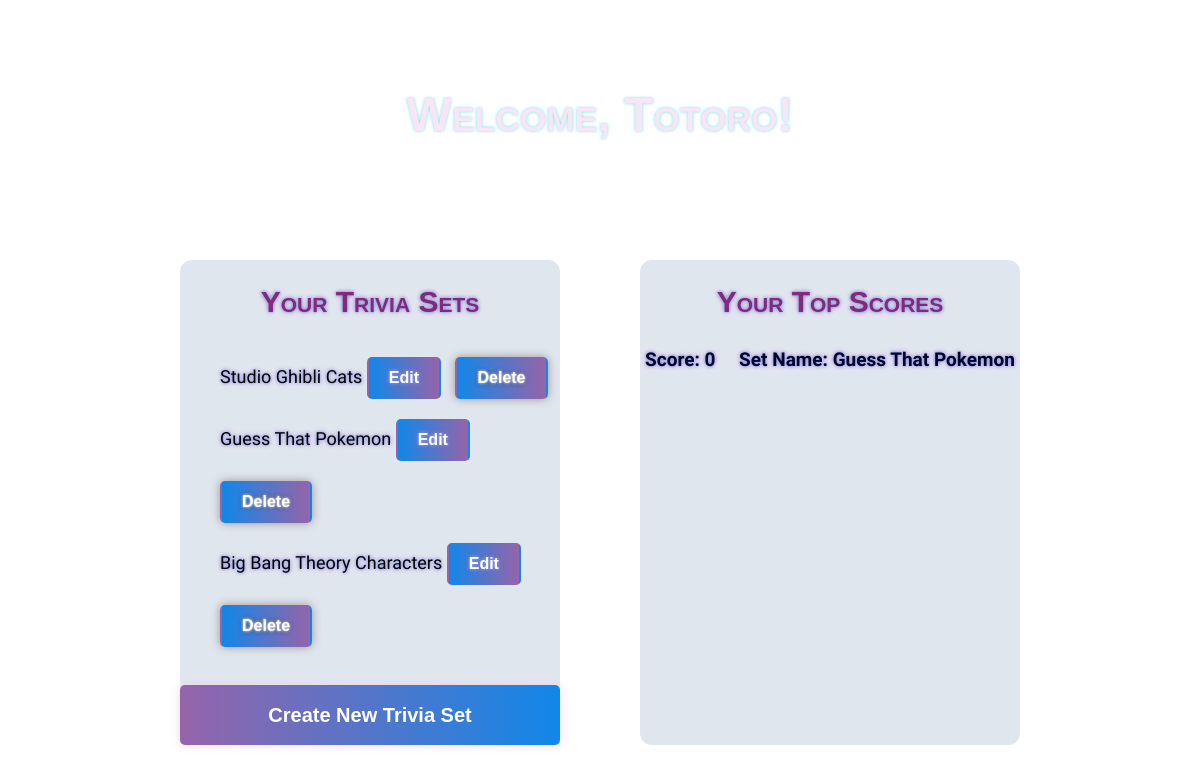
Page /dashboard (signed in) on the earlier database version.
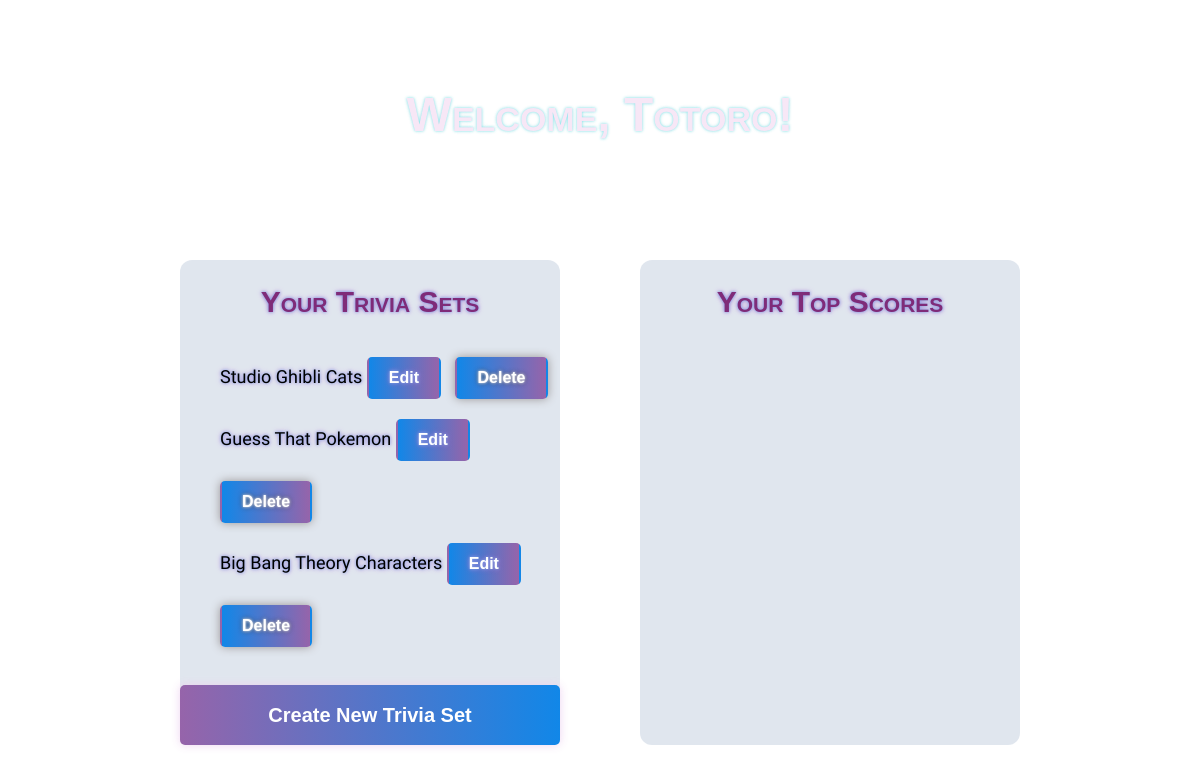
Same page on the later database version.
### app.py (models this page shows, shortened)
class User(db.Model, UserMixin):
    id = db.Column(db.Integer, primary_key=True)
    email = db.Column(db.String(120), unique=True, nullable=False)
    username = db.Column(db.String(80), unique=True, nullable=False)
    password = db.Column(db.String(length=120), nullable=False)
    is_active = db.Column(db.Boolean, default=True, nullable=False)

class TriviaSet(db.Model):
    id = db.Column(db.Integer, primary_key=True)
    set_title = db.Column(db.String(100), nullable=False)
    category = db.Column(db.String(50), nullable=False)
    difficulty = db.Column(db.String(50), nullable=False)
    user_id = db.Column(db.Integer, db.ForeignKey('user.id'), nullable=False)
    trivia_set_id = db.Column(db.String(50), unique=True, nullable=False)
    questions = db.relationship('Question', backref='trivia_set', lazy='dynamic')

class UserScore(db.Model):
    id = db.Column(db.Integer, primary_key=True)
    user_id = db.Column(db.Integer, db.ForeignKey('user.id'), nullable=False)
    trivia_set_id = db.Column(db.Integer, db.ForeignKey('trivia_set.id'), nullable=False)
    score = db.Column(db.Integer, nullable=False)

### app.py (the view)
@app.route('/dashboard')
@login_required  # only logged-in users can access this route
def dashboard():
    if isinstance(current_user, UserMixin) and current_user.is_authenticated:
        user_trivia_sets = TriviaSet.query.filter_by(user_id=current_user.id).all() # type: ignore
        user_top_scores = get_top_scores(current_user.id) # type: ignore
        return render_template("dashboard.html", current_user=current_user, user_trivia_sets=user_trivia_sets, user_top_scores=user_top_scores)
    else:
        print('User is not authenticated')
        return redirect(url_for('login'))

### app.py (called while the page is built)
@cache.memoize()
def get_top_scores(userId):
    player = User.query.get(userId)
    if player is None:
        return None
    scores = (
        db.session.query(UserScore.score, UserScore.trivia_set_id, TriviaSet.set_title)
        .join(TriviaSet, UserScore.trivia_set_id == TriviaSet.id)
        .filter(UserScore.user_id == userId)
        .order_by(UserScore.score.desc())
        .limit(3)
        .all()
    )
    top_scores = [(str(score.score), str(score.trivia_set_id), score.set_title) for score in scores]
    return top_scores

@login_manager.user_loader
def loader_user(user_id):
	return db.session.query(User).get(user_id)

### templates/dashboard.html (shortened to what this page needs)
<!DOCTYPE html>
<html>
<head>
    <link rel="stylesheet" type="text/css" href="{{ url_for('static', filename='dashboard.css') }}">
</head>
<body>
    <h1>Welcome, {{ current_user.username }}!</h1>
    <br />
    <div class="dashboard_container">
        <div class="trivia_sets_wrapper">
        <form>
        <h2>Your Trivia Sets</h2>
            <ul>
            {% for trivia_set in user_trivia_sets %}
                <li>
                    {{ trivia_set.set_title }}
                    <a href="{{ url_for('edit_trivia_set', trivia_set_id=trivia_set.trivia_set_id) }}" class="edit-button">Edit</a>
                    <form method="POST" action="{{ url_for('delete_trivia_set', trivia_set_id=trivia_set.trivia_set_id) }}">
                        <button type="submit" class ="delete-button">Delete</button>
                    </form>
                </li>
            {% endfor %}
            </ul>
            <a href="{{ url_for('create_trivia_set') }} " class="button-link">Create New Trivia Set</a>
        </div>
        <br />
        <div class="top_scores_wrapper">
            <h2>Your Top Scores</h2>
            <div class="single_score">
                {% for score_tuple in user_top_scores %}
                    <p>Score: {{ score_tuple[0] }}  &nbsp;&nbsp;&nbsp;  Set Name: {{ score_tuple[2] }}</p><br>
                {% endfor %}
            </div>
        </div>
    </div>
</body>
</html>

### static/dashboard.css (style rules this page uses)
body { display: flex; flex-direction: column; align-items: center; justify-content: center; height: 100vh; margin: 0; padding: 0; background-image: url(purpleplanet.png); background-repeat: no-repeat; background-attachment: fixed; background-size: cover; cursor: url('pointer.png') 16 16, auto; }
h1 { color: rgb(247, 231, 246); margin-bottom: 100px; font-style:normal; font-family:'Franklin Gothic Medium', 'Arial Narrow', Arial, sans-serif; font-variant:small-caps ; text-shadow: 0px 0px 3px #76e3eb,0 0 5px #f2f2f2; animation: fadeIn 1s ease-in ; font-size: 3em; }
h2 { color: rgb(127, 43, 121); margin-bottom: 10px; font-style:normal; font-size: 30px; font-family:'Franklin Gothic Medium', 'Arial Narrow', Arial, sans-serif; font-variant:small-caps ; text-shadow: 0px 0px 3px #76a9eb,0 0 5px #b573cd ; text-align: center; }
button { margin:20px auto; padding: 20px; background-color: #fffefeea ; box-shadow: 0 0 10px rgb(154, 150, 150); text-align: center; backdrop-filter: blur; border-radius: 10px; margin: 20px auto; animation: fadeInAnimation ease-in 1s; animation-fill-mode:forwards; }
ul { font-size: 18px ; font-family: 'Autour One', cursive; text-shadow: 0px 0px 3px #76a9eb,0 0 5px #b573cd ; list-style-type: none; }
li { width: 100%; }
form { display: inline; }
.edit-button { background-image: linear-gradient( to left, rgb(150, 100, 170), rgb(17, 135, 232)); color: #fff; border: 2px solid transparent; padding: 10px 20px; border-radius: 5px; cursor: pointer; text-decoration: none; display: inline-block; margin-right: 10px; font-size: 16px; font-family: Arial, Helvetica, sans-serif; font-weight: bold; }
.delete-button { background-image: linear-gradient( to left, rgb(150, 100, 170), rgb(17, 135, 232)); color: #fff; border: 2px solid transparent; padding: 10px 20px; border-radius: 5px; cursor: pointer; text-decoration: none; text-shadow: 0px 0px 3px #ffffff,0 0 5px #3a383b; display: inline-block; margin-right: 10px; font-size: 16px; font-family: Arial, Helvetica, sans-serif; font-weight: bold; }
.button-link { display: inline-block; padding: 10px 20px; background-image: linear-gradient( to right, rgb(150, 100, 170), rgb(17, 135, 232)); color: #fff; text-decoration: none; border-radius: 5px; cursor: pointer; box-shadow: 0 0 10px #edd2f0f1; color: #fff; font-family: Arial, Helvetica, sans-serif; font-size: 20px; font-weight: bolder; height: 2em; text-align: center; vertical-align: middle; line-height: 2em; }
.dashboard_container { display: flex; flex-direction: row; justify-content: space-between; width: 70% }
.trivia_sets_wrapper { display: flex; flex-direction: column; background-color: #dce3ece2; border-radius: 12px; width: 55%; margin-right: 40px; }
.top_scores_wrapper { display: flex; flex-direction: column; background-color: #dce3ece2; border-radius: 12px; width: 55%; margin-left: 40px; }

Differences in the rows shown:
removed UserScore: score "0", set_title "Guess That Pokemon"
